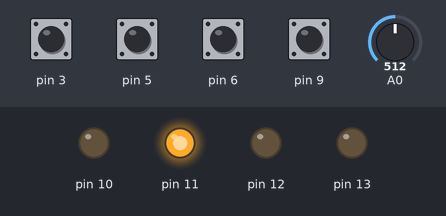
A sketch run on a simulated Arduino Uno, built with avr-gcc and run on an emulated ATmega328P. Parts: output pins drawn as LEDs (lit = HIGH). Inputs (shaded band) come from the test bench; at power-on: pin 3, pin 5, pin 6, pin 9 HIGH, A0 = 512. What the sketch prints to the serial monitor is not drawn.

Above: at 1.2 s.
1.3 s: A0 set to 316
2.8 s: A0 set to 289
At 3.3 s:
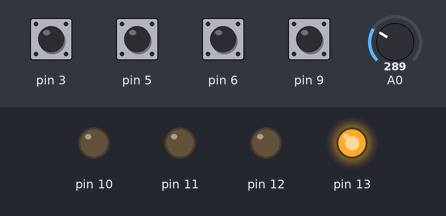
4.3 s: pin 3 pulled LOW for 0.15 s
At 4.39 s:
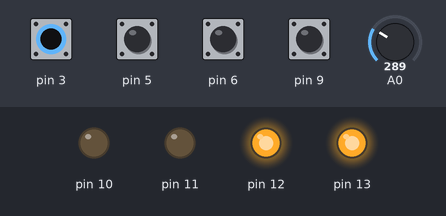
5.9 s: A0 set to 1023
At 7.1 s:
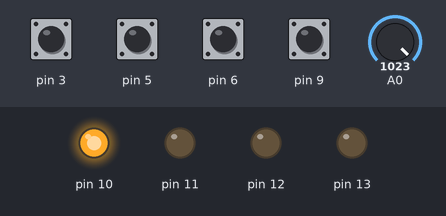
7.4 s: pin 5 pulled LOW for 0.15 s
At 7.49 s:
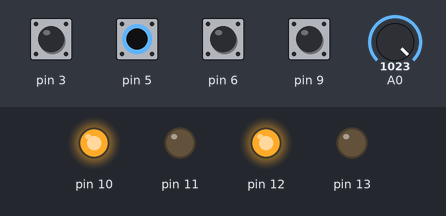
9.0 s: pin 6 pulled LOW for 0.15 s
At 10.6 s:
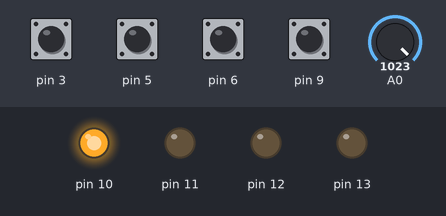
Timing chart, 0 to 11.6 s (numbered marks = the images above; inputs shaded):
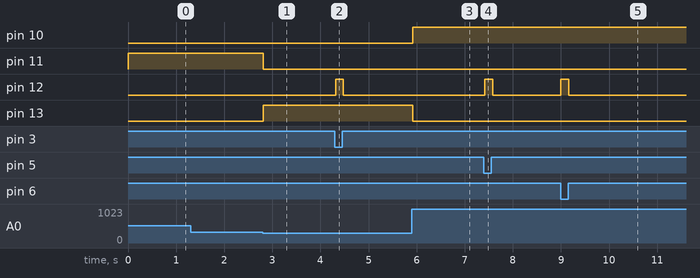

Measured:
- the behaviour switches between 301 and 300 on A0 (found by bisection; images 0 and 1)
- after the input at 1.3 s, every drawn part: stays the same
- after the input at 2.8 s, pin 11: HIGH → LOW at once; pin 13: LOW → HIGH at once
- after the input at 4.3 s, pin 12: LOW → HIGH at once, → LOW 0.16 s later
- after the input at 5.9 s, pin 10: LOW → HIGH at once; pin 13: HIGH → LOW at once
- after the input at 7.4 s, pin 12: LOW → HIGH at once, → LOW 0.16 s later
- after the input at 9.0 s, pin 12: LOW → HIGH at once, → LOW 0.16 s later

The sketch:

capacitive_sensor_1_multiple.ino
```cpp
#include <CapacitiveSensor.h>

/*
 * Uses a high value resistor e.g. 10M between send pin and receive pin
 * Resistor effects sensitivity, experiment with values, 50K - 50M. Larger resistor values yield larger sensor values.
 */

CapacitiveSensor   cOrange = CapacitiveSensor(2, 3);        // 10M resistor between pins 4 & 2, pin 2 is sensor pin, add a wire and or foil if desired
CapacitiveSensor   cYellow = CapacitiveSensor(4, 5);
CapacitiveSensor   cGreen = CapacitiveSensor(7, 6);
CapacitiveSensor   cBlue = CapacitiveSensor(8, 9);

int pitch1;
int pitch2;
int pitch3;
int pitch4;

long total1 = 0;
long total2 = 0;
long total3 = 0;
long total4 = 0;
long total5 = 0;
long total6 = 0;

boolean currentState2 = LOW;
boolean lastState2 = LOW;
boolean currentState3 = LOW;
boolean lastState3 = LOW;
boolean currentState4 = LOW;
boolean lastState4 = LOW;
boolean currentState5 = LOW;
boolean lastState5 = LOW;

boolean currentStateBeat = LOW;
boolean lastStateBeat = LOW;

void setup()
{
   Serial.begin(9600);
   pinMode(10, OUTPUT);
   pinMode(12, OUTPUT);
   pinMode(11, OUTPUT);
   pinMode(13, OUTPUT);
}

void loop()
{
    if(analogRead(0) < 10)
      currentStateBeat = HIGH;
    if(analogRead(0) > 1020)
      currentStateBeat = LOW;

    if(currentStateBeat == HIGH & lastStateBeat == LOW){
      MIDIButton(0x90, 0x60, 0x40);
      lastStateBeat = HIGH;
    }

    if(analogRead(0) > 1020){
      lastStateBeat = LOW;
      MIDIButton(0x90, 0x61, 0x40);
      cOrange.reset_CS_AutoCal();
      cYellow.reset_CS_AutoCal();
      cGreen.reset_CS_AutoCal();
      cBlue.reset_CS_AutoCal();
    }

    if(analogRead(0) > 600){
      digitalWrite(10, HIGH);
      digitalWrite(11, LOW);
      digitalWrite(13, LOW);
      pitch1 = 0x47;
      pitch2 = 0x48;
      pitch3 = 0x49;
      pitch4 = 0x50;
    }
    else if(analogRead(0) > 300){
      digitalWrite(10, LOW);
      digitalWrite(11, HIGH);
      digitalWrite(13, LOW);
      pitch1 = 0x51;
      pitch2 = 0x52;
      pitch3 = 0x53;
      pitch4 = 0x54;
    }
    else{
      digitalWrite(10, LOW);
      digitalWrite(11, LOW);
      digitalWrite(13, HIGH);
      pitch1 = 0x55;
      pitch2 = 0x56;
      pitch3 = 0x57;
      pitch4 = 0x58;
    }

    long start = millis();
    total2 =  cOrange.capacitiveSensor(30);   //sensitivity = 30???
    total3 =  cYellow.capacitiveSensor(30);
    total4 =  cBlue.capacitiveSensor(30);
    total5 =  cGreen.capacitiveSensor(30);

    if(total2 > 70)
      currentState2 = HIGH;
    else
      currentState2 = LOW;
    if(total3 > 70)
      currentState3 = HIGH;
    else
      currentState3 = LOW;
    if(total4 > 70)
      currentState4 = HIGH;
    else
      currentState4 = LOW;
    if(total5 > 70)
      currentState5 = HIGH;
    else
      currentState5 = LOW;
//break

   if(lastState2 == LOW && currentState2 == HIGH)
   {
    MIDIButton(0x90, pitch1, 0x40);
    lastState2 = HIGH;
   }
   if(currentState2 == LOW && lastState2 == HIGH)
   {
    MIDIButton(0x80, pitch1, 0x40);
    lastState2 = LOW;
   }

   if(lastState3 == LOW && currentState3 == HIGH)
   {
    MIDIButton(0x90, pitch2, 0x40);
    lastState3 = HIGH;
   }
   if(currentState3 == LOW && lastState3 == HIGH)
   {
    MIDIButton(0x80, pitch2, 0x40);
    lastState3 = LOW;
   }

   if(lastState4 == LOW && currentState4 == HIGH)
   {
    MIDIButton(0x90, pitch3, 0x40);
    lastState4 = HIGH;
   }
   if(currentState4 == LOW && lastState4 == HIGH)
   {
    MIDIButton(0x80, pitch3, 0x40);
    lastState4 = LOW;
   }

   if(lastState5 == LOW && currentState5 == HIGH)
   {
    MIDIButton(0x90, pitch4, 0x40);
    lastState5 = HIGH;
   }
   if(currentState5 == LOW && lastState5 == HIGH)
   {
    MIDIButton(0x80, pitch4, 0x40);
    lastState5 = LOW;
   }
//break
    if(currentState2 == LOW && currentState3 == LOW && currentState4 == LOW && currentState5 == LOW)
      digitalWrite(12, LOW);

    //Serial.print(millis() - start);        // check on performance in milliseconds
    //Serial.print("\t");                    // tab character for debug windown spacing

    //Serial.print(total2);                  // print sensor output 1
    //Serial.print("\t");

    //Serial.print(total3);                  // print sensor output 1
    //Serial.print("\t");

    //Serial.print(total4);                  // print sensor output 1
    //Serial.print("\t");

    //Serial.print(total5);                  // print sensor output 1
    //Serial.println("\t");


    if(currentState2 == HIGH || currentState3 == HIGH || currentState4 == HIGH || currentState5 == HIGH)
      digitalWrite(12, HIGH);

    delay(10);                             // arbitrary delay to limit data to serial port
}

void MIDIButton(int command, int pitch, int velocity)
{
   Serial.write(command);
   Serial.write(pitch);
   Serial.write(velocity);
}
```
